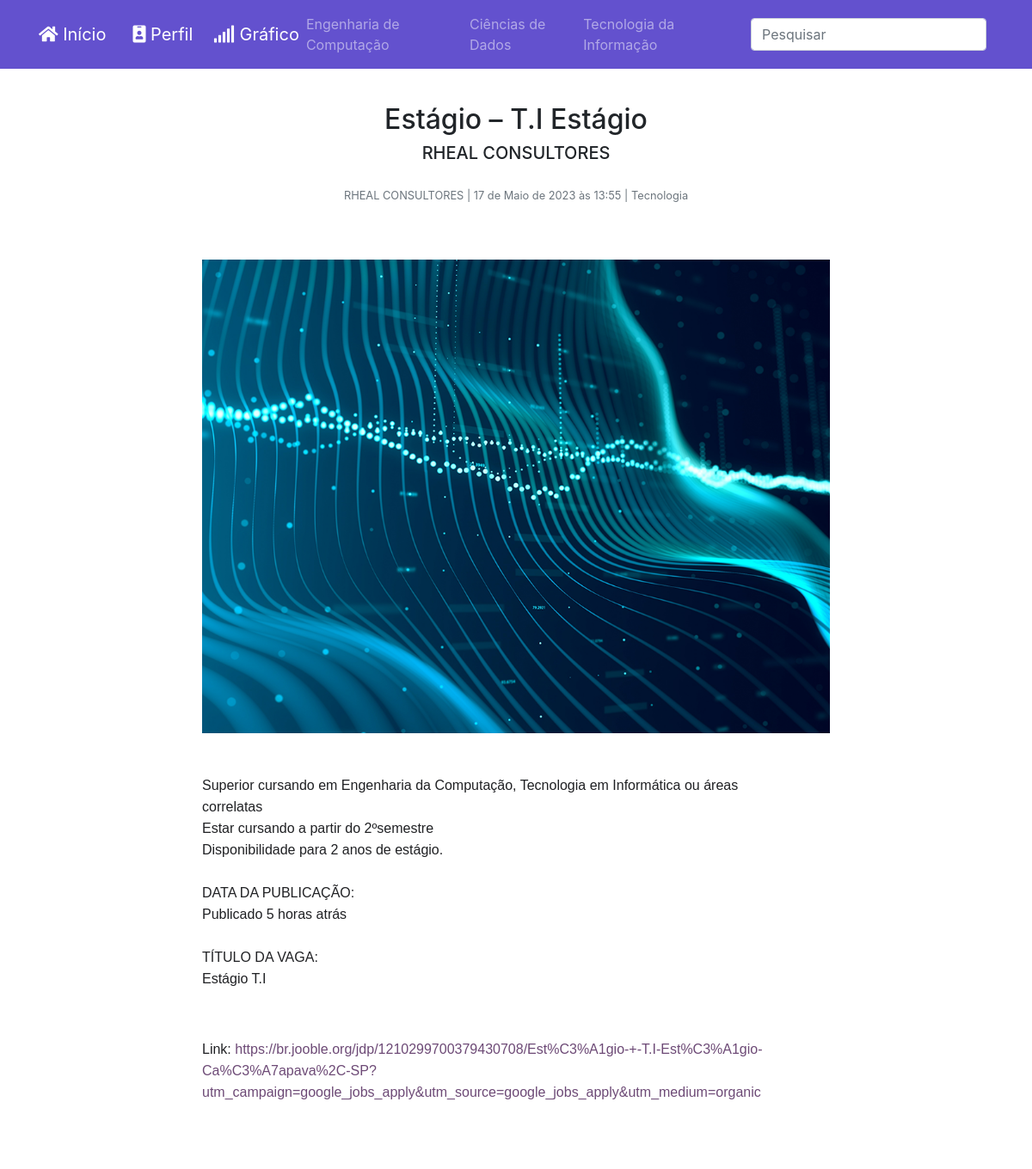
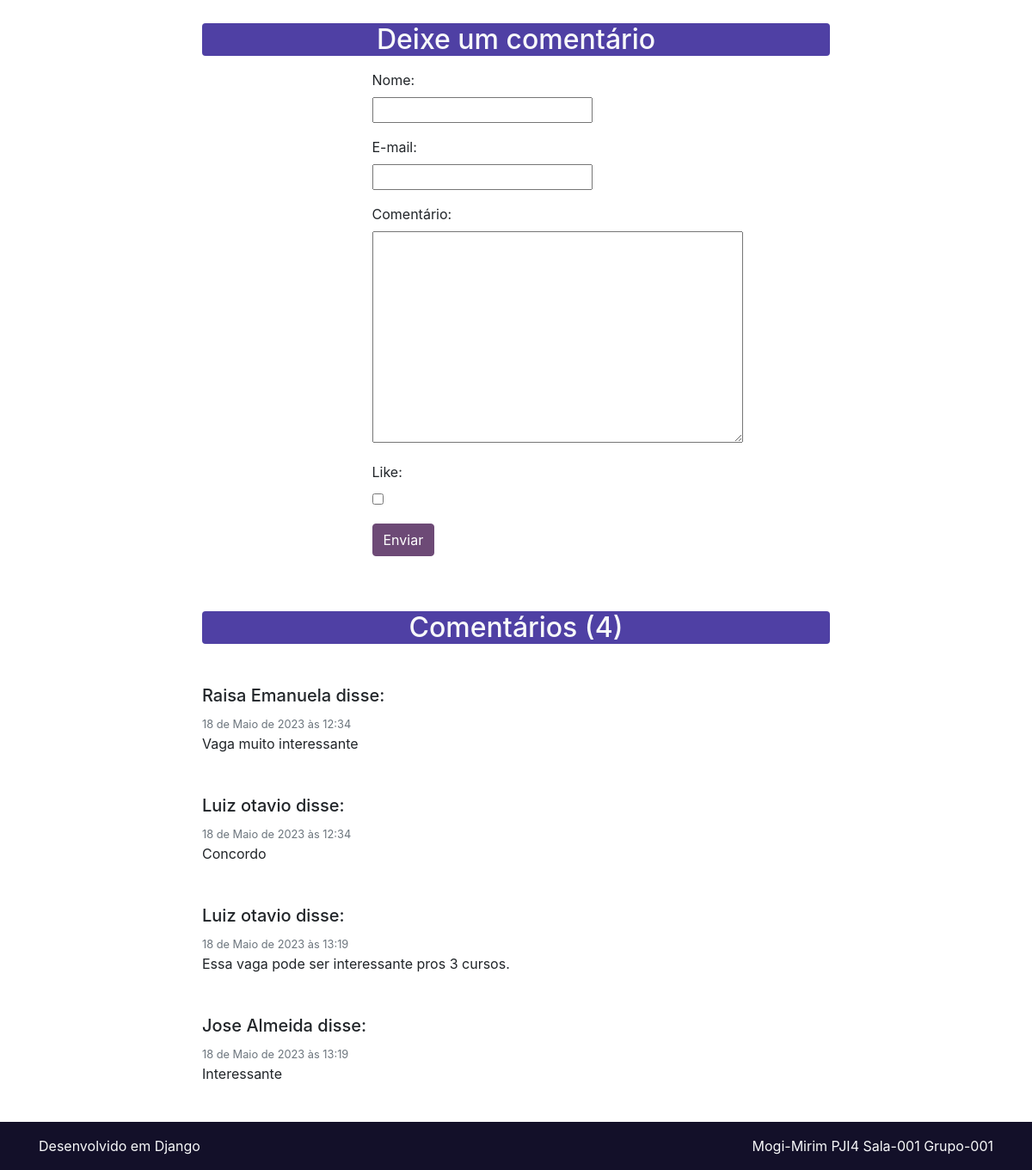
Page /post/13 (signed in) on the committed database (2 pictures, top to bottom).
### posts/models.py (models this page shows, shortened)
class Post(models.Model):
    nome_post = models.CharField(max_length=255, verbose_name='Título')
    empresa_post = models.CharField(max_length=255, verbose_name='Autor')
    data_post = models.DateTimeField(default=timezone.now, verbose_name='Data')
    conteudo_post = models.TextField(verbose_name='Conteúdo')
    excerto_post = models.TextField(verbose_name='Excerto')
    categoria_post = models.ForeignKey(Categoria, on_delete=models.DO_NOTHING, blank=True, null=True, verbose_name='Categoria')
    imagem_post = models.ImageField(upload_to='post_img/%Y/%m/%d', blank=True, null=True, verbose_name='Imagem')
    publicado_post = models.BooleanField(default=False, verbose_name='Publicado')

### categorias/models.py (models this page shows)
class Categoria(models.Model):
    nome_cat = models.CharField(max_length=50)
    def __str__(self):
        return self.nome_cat

### comentarios/models.py (models this page shows, shortened)
class Comentario(models.Model):
    nome_comentario = models.CharField(max_length=150, verbose_name='Nome')
    email_comentario = models.EmailField(verbose_name='E-mail')
    comentario = models.TextField(verbose_name='Comentário')
    post_comentario = models.ForeignKey(Post, on_delete=models.CASCADE)
    usuario_comentario = models.ForeignKey(User, on_delete=models.DO_NOTHING, blank=True, null=True)
    data_comentario = models.DateTimeField(default=timezone.now)
    publicado_comentario = models.BooleanField(default=True)
    like_comentario = models.BooleanField(default=False, verbose_name='Like')

### posts/views.py (the view, shortened to what this page needs)
# urls.py: path('post/<int:pk>', views.PostDetalhes.as_view(), name='post_detalhes'),
class PostDetalhes(View):
    template_name = 'posts/post_detalhes.html'
    def setup(self, request, *args, **kwargs):
        super().setup(request, *args, **kwargs)
        pk = self.kwargs.get('pk')
        post = get_object_or_404(Post, pk=pk, publicado_post=True)
        self.contexto = {
            'post': post,
            'comentarios': Comentario.objects.filter(post_comentario=post, publicado_comentario=True),
            'form': FormComentario(request.POST or None)
        }
    def get(self, request, *args, **kwargs):
        return render(request, self.template_name, self.contexto)

### comentarios/forms.py (shortened to what this page needs)
class FormComentario(ModelForm):
    class Meta:
        model = Comentario
        fields = ('nome_comentario', 'email_comentario', 'comentario', 'like_comentario')

### posts/templates/posts/post_detalhes.html (shortened to what this page needs)
{% extends 'base.html' %}
{% block conteudo %}
{% if not user.is_authenticated %}
<h2 class="my-3 text-light text-center rounded" style="background-color: #4f40a4">Necessário estar logado para ser possível ler o conteúdo completo</h2>
{% else %}
    <div class="row pt-5">
        <div class="col-xl"></div>
        <div class="col-xl-8 text-center">
            <h2>{{ post.nome_post }}</h2>
            <h5>{{ post.excerto_post }}</h5>
            <p class="text-muted mt-4">
                <small>
                    {{ post.empresa_post }} | {{ post.data_post }} | {{ post.categoria_post }}
                </small>
            </p>
        </div>
        <div class="col-xl"></div>
    </div>
    <div class="row pt-5">
        <div class="col-xl"></div>
        <div class="col-xl-8">
            {% if post.imagem_post %}
            <img class="img-fluid pb-5 " src="{{ post.imagem_post.url }}" alt="{{ post.nome_post }}">
            {% endif %}
            {{ post.conteudo_post|safe }}
        </div>
        <div class="col-xl"></div>
    </div>
 <div class="row pt-5">
        <div class="col-xl"></div>
        <div class="col-xl-8">
            <h2 class="my-3 text-light text-center rounded" style="background-color: #4f40a4">Deixe um comentário</h2>
            <form method="POST" class="col-md-6 offset-md-3" action="#envia_comentario">
                {% for visible_field in form.visible_fields %}
                     <div class="form-group">
                        {{ visible_field.label_tag }}<br>
                        {{ visible_field }}
                    </div>
                {% endfor %}
                <input id="envia_comentario" type="submit" class="btn btn-primary" value="Enviar">
            </form>
        </div>
        <div class="col-xl"></div>
    </div>
    {% if comentarios %}
    <div class="row pt-5">
        <div class="col-xl"></div>
        <div class="col-xl-8">
            <h2 class="my-3 text-light text-center rounded" style="background-color: #4f40a4">Comentários ({{ comentarios.count }})</h2>
            {% for comentario in comentarios %}
            <h5 class="mb-2 mt-5">{{ comentario.nome_comentario }} disse:</h5>
            <small class="text-muted">{{ comentario.data_comentario }}</small>
            <p class="mb-1">{{ comentario.comentario }}</p>
            {% endfor %}
        </div>
        <div class="col-xl"></div>
    </div>
    {% endif %}
{% endif %}
{% endblock %}

### rows in the picture
Post: nome_post "Estágio – T.I Estágio", excerto_post "RHEAL CONSULTORES", empresa_post "RHEAL CONSULTORES", data_post "17 de Maio de 2023 às 13:55", categoria_post "Tecnologia", imagem_post (picture), conteudo_post "Superior cursando em Engenharia da Computação, Tecnologia em Informática ou áreas correlatas Estar cursando a partir do 2ºsemestre Disponibilidade para 2 anos de estágio. DATA DA PUBLICAÇÃO: Publicado 5 horas atrás TÍTULO DA VAGA: Estágio T.I Link: https://br.jooble.org/jdp/1210299700379430708/Est%C3%A1gio-+-T.I-Est%C3%A1gio-Ca%C3%A7apava%2C-SP?utm_campaign=google_jobs_apply&utm_source=google_jobs_apply&utm_medium=organic"
Comentario: nome_comentario "Raisa Emanuela", data_comentario "18 de Maio de 2023 às 12:34", comentario "Vaga muito interessante"
Comentario: nome_comentario "Luiz otavio", data_comentario "18 de Maio de 2023 às 12:34", comentario "Concordo"
Comentario: nome_comentario "Luiz otavio", data_comentario "18 de Maio de 2023 às 13:19", comentario "Essa vaga pode ser interessante pros 3 cursos."
Comentario: nome_comentario "Jose Almeida", data_comentario "18 de Maio de 2023 às 13:19", comentario "Interessante"

### other values in the picture
{{ visible_field.label_tag }} "Nome:" "E-mail:" "Comentário:" "Like:"
{{ comentarios.count }} "4"
